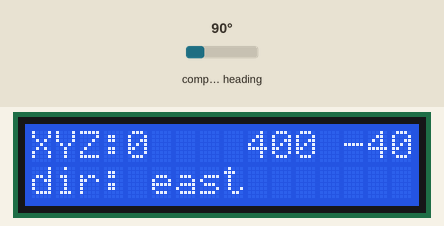
This sketch was run on a simulated Arduino Uno, built with avr-gcc and run on an emulated ATmega328P. On the bench: 16×2 character LCD. Wiring (inferred from the names in the program): HMC5883L compass at I2C address 0x1E. The test bench sets the inputs (shaded band); at power-on: compass heading 90°.

Above: at 6.2 s.
6.3 s: compass heading set to 7°
At 6.9 s:
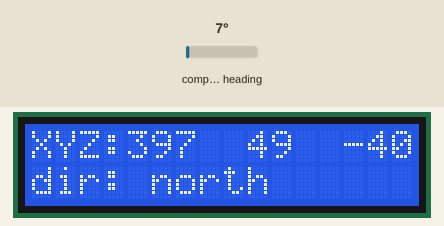
7.8 s: compass heading set to 180°
At 8.6 s:
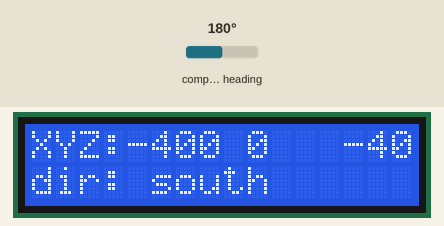
9.4 s: compass heading set to 269°
At 10.2 s:
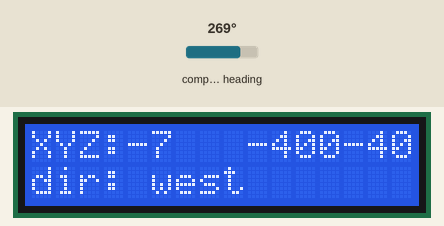
10.9 s: compass heading set to 64°
At 11.9 s:
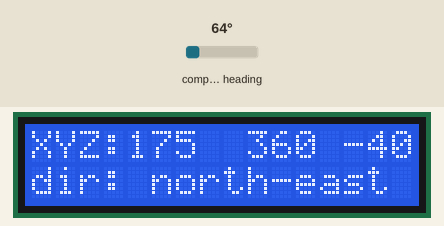
12.5 s: compass heading set to 206°
At 13.7 s:
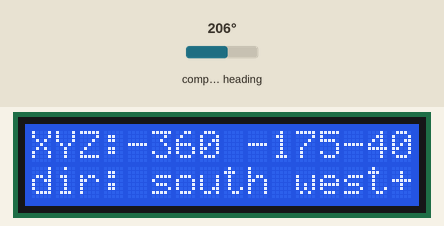
14.0 s: compass heading set to 90°
At 14.4 s:
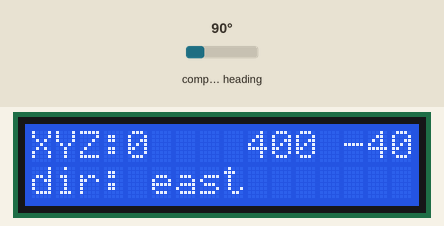
Timing chart, 0 to 16.6 s (numbered marks = the images above; inputs shaded):
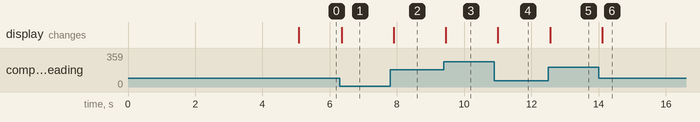

Measured:
- after the input at 6.3 s, the display: changes after 0.06 s (image 1)
- after the input at 7.8 s, the display: changes after 0.11 s (image 2)
- after the input at 9.4 s, the display: changes after 0.06 s (image 3)
- after the input at 10.9 s, the display: changes after 0.10 s (image 4)
- after the input at 12.5 s, the display: changes after 0.06 s (image 5)
- after the input at 14.0 s, the display: changes after 0.11 s (image 6)

The sketch:

compass2.ino
```cpp
#include <LiquidCrystal.h>
#include <Wire.h>


LiquidCrystal lcd( 12, 11, 7, 8, 9, 10 );
//Pins for the 16 x 2 LCD Display
//LiquidCrystal(rs, enable,d0,d1,d2,d3,d4,d5,d6,d7)

const int hmc5883Address = 0x1E; //0011110b, I2C 7bit address for compass
const byte hmc5883ModeRegister = 0x02;
const byte hmcContinuousMode = 0x00;
const byte hmcDataOutputXMSBAddress = 0x03;

void setup()
{
  // set up the LCD's number of columns and rows:
  lcd.begin(16, 2);
  lcd.clear();  //make sure screen is clear.
  lcd.print("magnetic compass");
  lcd.setCursor(0,1);
  lcd.print("AKSHAY SHARMA");
  delay(5000);
  Wire.begin(); // Start the i2c communication


  //Initialise the Digital Compass
  Wire.beginTransmission(hmc5883Address);  //Begin communication with compass
  Wire.write(hmc5883ModeRegister);  //select the mode register
  Wire.write(hmcContinuousMode); //continuous measurement mode
  Wire.endTransmission();

}

void loop()
{
  int x,y,z; //triple axis data.
  //Tell the HMC5883L where to begin reading the data
  Wire.beginTransmission(hmc5883Address);
  Wire.write(hmcDataOutputXMSBAddress);  //Select register 3, X MSB register
  Wire.endTransmission();

  //Read data from each axis
  Wire.requestFrom(hmc5883Address,6);
  if(6<=Wire.available())
  {
    x = Wire.read()<<8; //X msb
    x |= Wire.read();   //X lsb
    z = Wire.read()<<8; //Z msb
    z |= Wire.read();   //Z lsb
    y = Wire.read()<<8; //Y msb
    y |= Wire.read();   //Y lsb
  }


  int angle = atan2((double)y,(double)x)/M_PI*180;
  if (angle < 0)
  {
    angle = angle + 360;
  }

  //Reporting the data to the LCD Screen
  lcd.clear();  //make sure screen is clear again.
  lcd.setCursor(0,0); //Top left hand corner
  lcd.print("XYZ:");
  lcd.setCursor(0,1); //Bottom left corner
  lcd.print("dir: ");
  if((angle < 22.5) || (angle > 337.5 ))
    lcd.print("north");
  if((angle > 22.5) && (angle < 67.5 ))
    lcd.print("north-east");
  if((angle > 67.5) && (angle < 112.5 ))
    lcd.print("east");
  if((angle > 112.5) && (angle < 157.5 ))
    lcd.print("south-West");
  if((angle > 157.5) && (angle < 202.5 ))
    lcd.print("south");
  if((angle > 202.5) && (angle < 247.5 ))
    lcd.print("south west+");
  if((angle > 247.5) && (angle < 292.5 ))
    lcd.print("west");
  if((angle > 292.5) && (angle < 337.5 ))
    lcd.print("north west");

  //Print the approximate direction
  Serial.print("You are heading ");
  if((angle < 22.5) || (angle > 337.5 ))
    Serial.print("north");
  if((angle > 22.5) && (angle < 67.5 ))
    Serial.print("north-east");
  if((angle > 67.5) && (angle < 112.5 ))
    Serial.print("east");
  if((angle > 112.5) && (angle < 157.5 ))
    Serial.print("south-east");
  if((angle > 157.5) && (angle < 202.5 ))
    Serial.print("south");
  if((angle > 202.5) && (angle < 247.5 ))
    Serial.print("south west");
  if((angle > 247.5) && (angle < 292.5 ))
    Serial.print("west");
  if((angle > 292.5) && (angle < 337.5 ))
    Serial.print("north-west");

  lcd.setCursor(4,0);
  lcd.print(x);
  lcd.setCursor(9,0);
  lcd.print(y);
  lcd.setCursor(13,0);
  lcd.print(z);

  lcd.setCursor(9,1);
  lcd.print("");

  delay(250);

}
```
